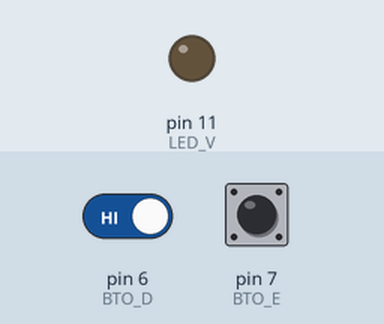
A sketch run on a simulated Arduino Uno, built with avr-gcc and run on an emulated ATmega328P. On the bench: output pins drawn as LEDs (lit = HIGH). The test bench sets the inputs (shaded band); at power-on: pin 7 (BTO_E) HIGH, pin 6 (BTO_D) HIGH.

Above: at 1.2 s.
1.3 s: pin 7 (BTO_E) pulled LOW for 0.15 s
At 1.8 s:
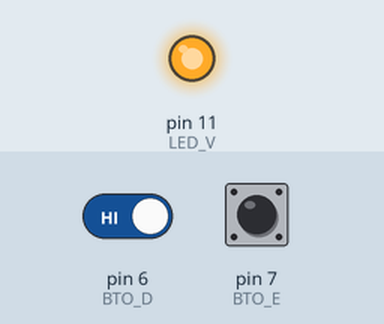
2.9 s: pin 6 (BTO_D) driven LOW
At 4.1 s:
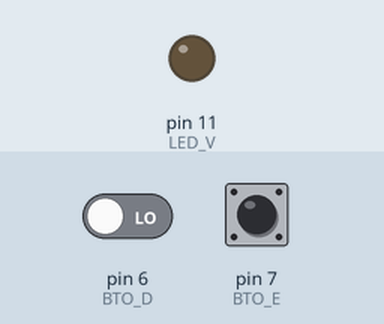
4.4 s: pin 7 (BTO_E) pulled LOW for 1 s
At 5.2 s:
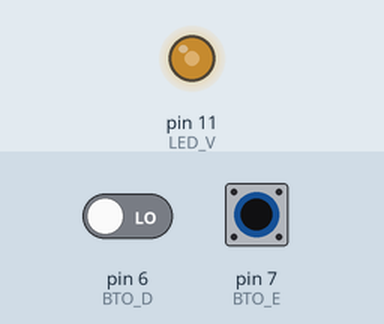
6.9 s: pin 6 (BTO_D) driven HIGH and pin 7 (BTO_E) driven LOW
At 7.2 s:
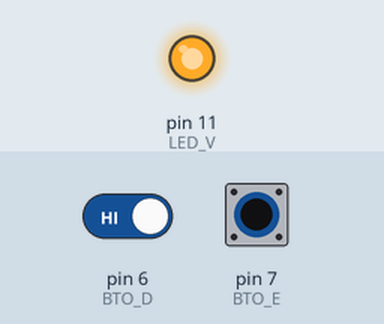
Timing chart, 0 to 9.4 s (numbered marks = the images above; inputs shaded):
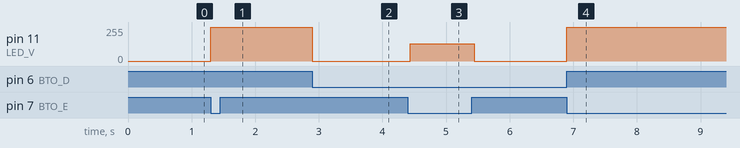

The sketch:

2bto1led.ino
```cpp
#define BTO_D 6
#define BTO_E 7
#define LED_V 11


void setup() {
  pinMode(LED_V, OUTPUT);
  pinMode(BTO_D, INPUT);
  pinMode(BTO_E, INPUT_PULLUP);

}

void loop() {

	if(!digitalRead(BTO_E))
  	digitalWrite(LED_V, HIGH);

	if(!digitalRead(BTO_D))
  	digitalWrite(LED_V, LOW);

}
```

Measured:
- after the input at 1.3 s, pin 11 (LED_V): 0/255 → 255/255 at once
- after the input at 2.9 s, pin 11 (LED_V): 255/255 → 0/255 at once
- after the input at 4.4 s, pin 11 (LED_V): 0/255 → 128/255 at once, → 0/255 1.0 s later
- after the input at 6.9 s, pin 11 (LED_V): 0/255 → 255/255 at once
